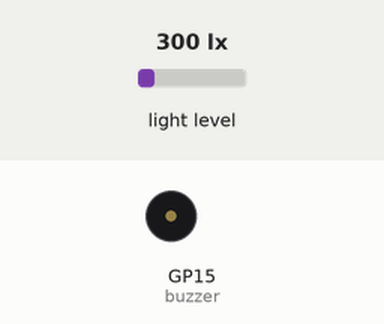
Simulated run of this program. Board: Raspberry Pi Pico running MicroPython. Parts: buzzer (waves = sounding). Inputs (shaded band) come from the test bench; at power-on: light level 300 lx. The clock reads 2024-03-15 10:24:30 at power-on unless the program sets it; library files of the repository ran but are not shown: ssd1306.py; what the program prints to the serial console is not drawn.

Above: at 0.05 s.
Timing chart, 0 to 3.5 s (numbered marks = the images above):
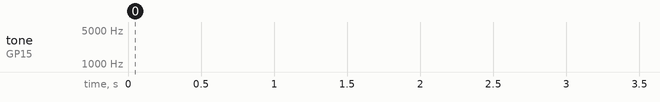

The program:

medidor_luz.py
```python
from machine import Pin, I2C, PWM
from ssd1306 import SSD1306_I2C
from veml7700 import VEML7700
import utime

buzzer = PWM(Pin(15))
pin_sda = 16
pin_sck = 17
limit_sec = 10
light_limit = 25
oled_on = False

oled = None
if oled_on:
    i2c_oled =I2C(0,sda=Pin(pin_sda), scl=Pin(pin_sck), freq=400000)
    oled = SSD1306_I2C(128, 64, i2c_oled)


i2c_veml = I2C(0, sda=Pin(pin_sda), scl=Pin(pin_sck), freq=10000)

veml = VEML7700(address=0x10, i2c=i2c_veml, it=100, gain=1/8)

last_str = ""
playing = False
elapsed = utime.time()

def display(text):
    if not oled_on:
        return
    global last_str
    if last_str == text:
        return
    oled.fill(0)
    oled.text(text, 10, 5)
    oled.show()


def beep():
    # 1568
    global playing
    if playing:
        return
    playing = True
    for i in range(10):
        freq = 1568
        buzzer.duty_u16(4000 * i)
        buzzer.freq(freq + (i*100))
        utime.sleep_ms(50)
        buzzer.duty_u16(0)
        utime.sleep_ms(50)
    playing = False

while True:
    utime.sleep_ms(500)
    lux_val = veml.read_lux()
    print(lux_val)

    if lux_val > light_limit:
        display(str(lux_val) + ' - Alarm')
        t = utime.time()
        if (utime.time() - elapsed) > limit_sec:
            beep()
    else:
        elapsed = utime.time()
        display(str(lux_val))
```
